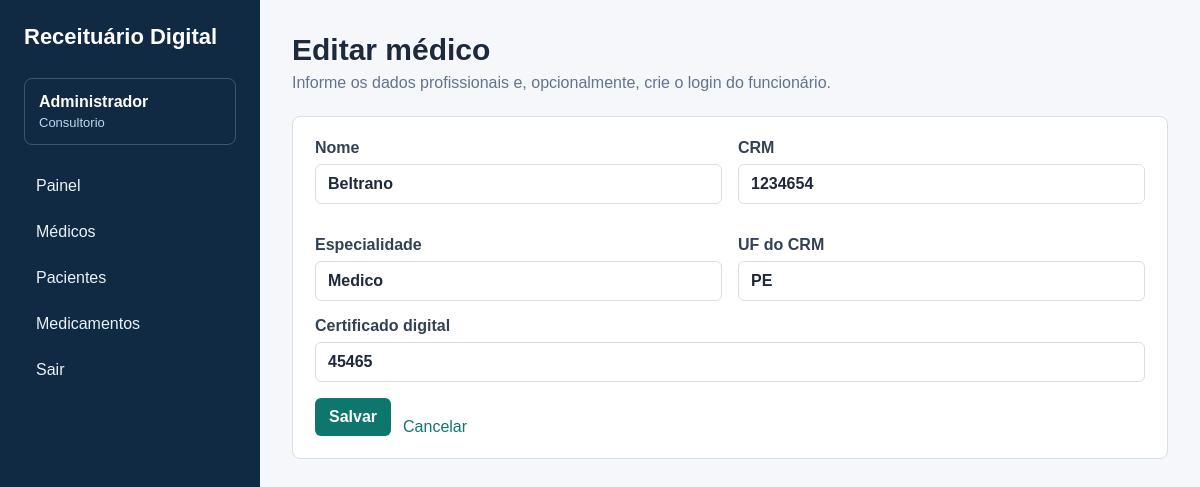
/consultorio/medicos/2/editar (signed in), run on the app's committed database.
### receituario_digital/app/models.py (models this page shows)
class User(UserMixin, db.Model):
    __tablename__ = "users"
    id = db.Column(db.Integer, primary_key=True)
    name = db.Column(db.String(150), nullable=False)
    email = db.Column(db.String(180), unique=True, nullable=False, index=True)
    password_hash = db.Column(db.String(255), nullable=False)
    role = db.Column(db.Enum("consultorio", "funcionario", "paciente"), nullable=False)
    is_active_account = db.Column(db.Boolean, default=True, nullable=False)
    doctor_id = db.Column(db.Integer, db.ForeignKey("doctors.id"), nullable=True)
    patient_id = db.Column(db.Integer, db.ForeignKey("patients.id"), nullable=True)
    created_at = db.Column(db.DateTime, default=datetime.utcnow, nullable=False)
    doctor = db.relationship("Doctor", foreign_keys=[doctor_id], post_update=True)
    patient = db.relationship("Patient", foreign_keys=[patient_id], post_update=True)
    @property
    def is_active(self):
        return self.is_active_account

class Doctor(db.Model):
    __tablename__ = "doctors"
    id = db.Column(db.Integer, primary_key=True)
    name = db.Column(db.String(150), nullable=False)
    crm = db.Column(db.String(30), nullable=False, unique=True)
    specialty = db.Column(db.String(120), nullable=False)
    crm_uf = db.Column(db.String(2), nullable=False)
    digital_certificate = db.Column(db.String(255), nullable=True)
    created_at = db.Column(db.DateTime, default=datetime.utcnow, nullable=False)
    patients = db.relationship("Patient", back_populates="assigned_doctor", lazy="dynamic")
    appointments = db.relationship("Appointment", back_populates="doctor", lazy="dynamic")
    prescriptions = db.relationship("Prescription", back_populates="doctor", lazy="dynamic")

### receituario_digital/app/routes/consultorio.py (the view, shortened to what this page needs)
@consultorio_bp.route("/medicos/<int:doctor_id>/editar", methods=["GET", "POST"])
@login_required
@role_required("consultorio")
def doctor_edit(doctor_id):
    doctor = db.get_or_404(Doctor, doctor_id)
    return render_template("consultorio/doctor_form.html", doctor=doctor)

### receituario_digital/app/routes/utils.py (called while the page is built)
def role_required(*roles):
    def decorator(view):
        @wraps(view)
        def wrapped(*args, **kwargs):
            if not current_user.is_authenticated:
                return redirect(url_for("auth.login"))
            if current_user.role not in roles:
                abort(403)
            return view(*args, **kwargs)
        return wrapped
    return decorator

### receituario_digital/app/templates/consultorio/doctor_form.html (shortened to what this page needs)
{% extends "base.html" %}
{% block content %}
<header class="page-header">
    <div>
        <h1>{{ 'Editar médico' if doctor else 'Novo médico' }}</h1>
        <p>Informe os dados profissionais e, opcionalmente, crie o login do funcionário.</p>
    </div>
</header>
<form method="post" class="form">
    <div class="grid-2">
        <label>Nome<input name="name" required value="{{ doctor.name if doctor else '' }}"></label>
        <label>CRM<input name="crm" required value="{{ doctor.crm if doctor else '' }}"></label>
        <label>Especialidade<input name="specialty" required value="{{ doctor.specialty if doctor else '' }}"></label>
        <label>UF do CRM<input name="crm_uf" required maxlength="2" value="{{ doctor.crm_uf if doctor else '' }}"></label>
    </div>
    <label>Certificado digital<input name="digital_certificate" value="{{ doctor.digital_certificate if doctor else '' }}"></label>
    <div class="form-actions">
        <button type="submit">Salvar</button>
        <a href="{{ url_for('consultorio.doctors') }}">Cancelar</a>
    </div>
</form>
{% endblock %}

### receituario_digital/app/templates/base.html (shortened to what this page needs)
<!doctype html>
<html lang="pt-BR">
<head>
    <link rel="stylesheet" href="{{ url_for('static', filename='style.css') }}">
</head>
<body>
    <aside class="sidebar">
        <a class="brand" href="{{ url_for('shared.dashboard') }}">Receituário Digital</a>
        {% if current_user.is_authenticated %}
            <div class="user-box">
                <strong>{{ current_user.name }}</strong>
                <span>{{ current_user.role|capitalize }}</span>
            </div>
            <nav>
                <a href="{{ url_for('shared.dashboard') }}">Painel</a>
                {% if current_user.role == 'consultorio' %}
                    <a href="{{ url_for('consultorio.doctors') }}">Médicos</a>
                    <a href="{{ url_for('consultorio.patients') }}">Pacientes</a>
                    <a href="{{ url_for('funcionario.medications') }}">Medicamentos</a>
                {% elif current_user.role == 'funcionario' %}
                    <a href="{{ url_for('funcionario.appointments') }}">Atendimentos</a>
                    <a href="{{ url_for('funcionario.prescriptions') }}">Receitas</a>
                    <a href="{{ url_for('funcionario.medications') }}">Medicamentos</a>
                    <a href="{{ url_for('funcionario.reports') }}">Relatórios</a>
                {% elif current_user.role == 'paciente' %}
                    <a href="{{ url_for('paciente.prescriptions') }}">Minhas receitas</a>
                    <a href="{{ url_for('paciente.appointments') }}">Meus atendimentos</a>
                {% endif %}
                <a href="{{ url_for('auth.logout') }}">Sair</a>
            </nav>
        {% endif %}
    </aside>
    <main class="content">
        {% block content %}{% endblock %}
    </main>
</body>
</html>

### receituario_digital/app/static/style.css (style rules this page uses)
:root { --bg: #f5f7fb; --panel: #ffffff; --text: #1e293b; --muted: #64748b; --line: #d8dee9; --primary: #0f766e; --primary-dark: #115e59; --danger: #b42318; --warning: #a16207; --success: #12715b; }
* { box-sizing: border-box; }
body { margin: 0; min-height: 100vh; background: var(--bg); color: var(--text); font-family: Arial, Helvetica, sans-serif; display: grid; grid-template-columns: 260px 1fr; }
a { color: var(--primary); text-decoration: none; }
.sidebar { background: #102a43; color: #fff; min-height: 100vh; padding: 24px; position: sticky; top: 0; }
.brand { color: #fff; display: block; font-size: 22px; font-weight: 700; margin-bottom: 28px; }
.user-box { border: 1px solid rgba(255, 255, 255, 0.2); border-radius: 8px; padding: 14px; margin-bottom: 22px; }
.user-box span { color: #bfd7ea; display: block; font-size: 13px; margin-top: 4px; }
nav { display: grid; gap: 8px; }
nav a { color: #eaf2f8; border-radius: 6px; padding: 10px 12px; }
.content { padding: 32px; width: 100%; max-width: 1280px; }
.page-header { align-items: center; display: flex; justify-content: space-between; gap: 20px; margin-bottom: 24px; }
h1 { font-size: 30px; line-height: 1.2; margin: 0 0 6px; }
p { color: var(--muted); margin: 0; }
.button, button { background: var(--primary); border: 0; border-radius: 6px; color: #fff; cursor: pointer; display: inline-block; font: inherit; font-weight: 700; padding: 10px 14px; }
.form, .auth-panel, .filters { background: var(--panel); border: 1px solid var(--line); border-radius: 8px; padding: 22px; }
.grid-2 { display: grid; gap: 16px; grid-template-columns: repeat(2, minmax(0, 1fr)); }
label { color: #334155; display: grid; font-weight: 700; gap: 7px; margin-bottom: 16px; }
input, select, textarea { border: 1px solid var(--line); border-radius: 6px; color: var(--text); font: inherit; padding: 10px 12px; width: 100%; }
.form-actions, .filters { align-items: end; display: flex; flex-wrap: wrap; gap: 12px; }

### data on the page
User: name "Administrador", role "Consultorio"
Doctor: name "Beltrano", crm "1234654", specialty "Medico", crm_uf "PE", digital_certificate "45465"

### other printed values
{{ 'Editar médico' if doctor else 'Novo médico' }} "Editar médico"
